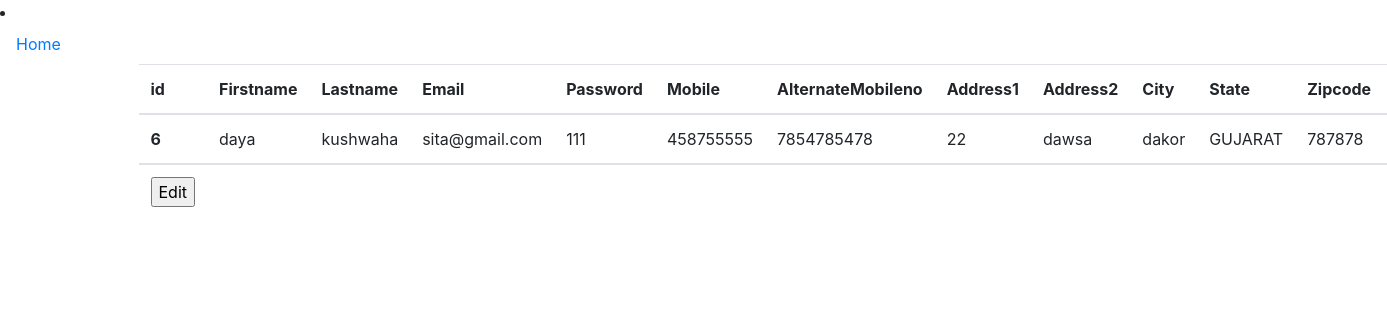
The page /userapp/profile_show/ (signed in) on the database as committed earlier.
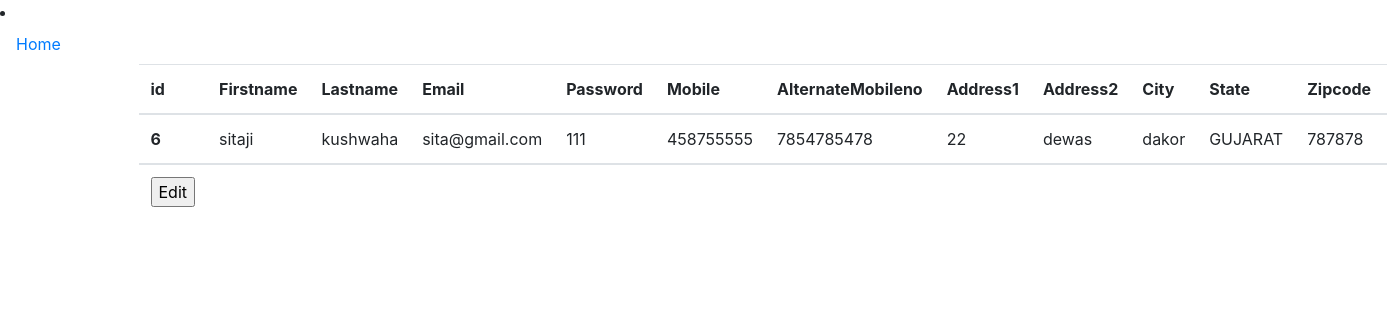
The same page on the database as committed later.
### app/models.py (models this page shows)
class profile(models.Model):
    Firstname = models.CharField(max_length=50)
    Lastname = models.CharField(max_length=50)
    Email = models.CharField(max_length=50)
    Password = models.CharField(max_length=50)
    Mobile = models.CharField(max_length=50)
    AlternateMobileno = models.CharField(max_length=50)
    Address1 = models.CharField(max_length=50)
    Address2 = models.CharField(max_length=50)
    City = models.CharField(max_length=50)
    State = models.CharField(max_length=50)
    Zipcode  = models.CharField(max_length=50)
    Country = models.CharField(max_length=50)

### userapp/views.py (the view)
# urls.py: path('profile_show/',views.profile_show,name='profile_show'),
def profile_show(request):
    ids = request.session.get('user')
    Profile = profile.objects.filter(id = ids)
    return render(request,'userapp/profile_show.html',{'user':Profile})

### userapp/templates/userapp/profile_show.html (shortened to what this page needs)
<!doctype html>
<html lang="en">
  <head>
    <link rel="stylesheet" href="https://stackpath.bootstrapcdn.com/bootstrap/4.4.1/css/bootstrap.min.css">
  </head>
  <body>
    <li class="nav-item active"><a class="nav-link" href="{% url 'user_home' %}">Home</a></li>
    <div class="container">
    <table class="table">
        <thead>
          <tr>
            <th scope="col">id</th>
            <th scope="col">Firstname</th>
            <th scope="col">Lastname</th>
            <th scope="col">Email</th>
            <th scope="col">Password</th>
            <th scope="col">Mobile</th>
            <th scope="col">AlternateMobileno</th>
            <th scope="col">Address1</th>
            <th scope="col">Address2</th>
            <th scope="col">City</th>
            <th scope="col">State</th>
            <th scope="col">Zipcode</th>
            <th scope="col">Country</th>
          </tr>
        </thead>
        <tbody>
            {% for user in user %}
          <tr>
            <th scope="row">{{user.id}}</th>
            <td>{{user.Firstname}}</td>
            <td>{{user.Lastname}}</td>
            <td>{{user.Email}}</td>
            <td>{{user.Password}}</td>
            <td>{{user.Mobile}}</td>
            <td>{{user.AlternateMobileno}}</td>
            <td>{{user.Address1}}</td>
            <td>{{user.Address2}}</td>
            <td>{{user.City}}</td>
            <td>{{user.State}}</td>
            <td>{{user.Zipcode}}</td>
            <td>{{user.Country}}</td>
            </tr>
            </tbody>
            <td>
              <form name="edit" action="{% url 'editdetails' pk=user.id %}" method="POST">
                  <input type = "submit" name="action" value="Edit">
              </form>
              </td>
            {% endfor %}
    </table>
  </body>
</html>

Rows that differ between the two databases and show on the page:
changed profile "kushwaha": Firstname "daya" → "sitaji"; Address2 "dawsa" → "dewas"
